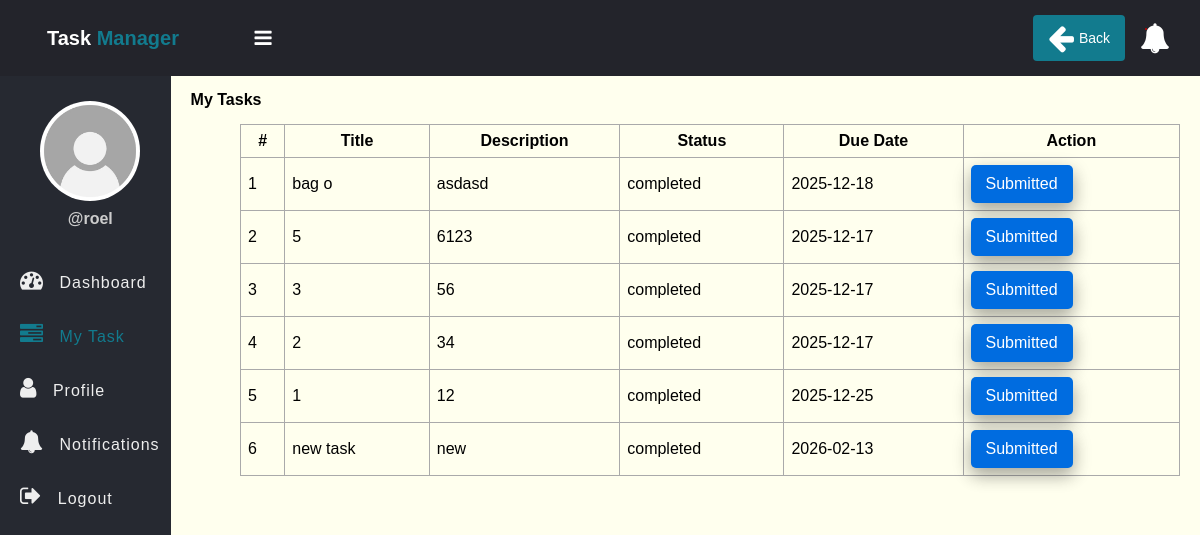
The page /my_task.php (signed in) on the database its author committed.
### tables this page shows
CREATE TABLE `tasks` (
  `id` int(11) NOT NULL,
  `title` varchar(100) NOT NULL,
  `description` text DEFAULT NULL,
  `assigned_to` int(11) DEFAULT NULL,
  `status` enum('pending','in_progress','completed','rejected') DEFAULT 'pending',
  `submission_file` varchar(255) DEFAULT NULL,
  `template_file` varchar(255) DEFAULT NULL,
  `review_comment` text DEFAULT NULL,
  `reviewed_by` int(11) DEFAULT NULL,
  `reviewed_at` timestamp NULL DEFAULT NULL,
  `created_at` timestamp NOT NULL DEFAULT current_timestamp(),
  `due_date` date NOT NULL
);

### app/model/Task.php (called while the page is built, shortened)
<?php
function get_all_tasks_by_id($conn, $id){
    $sql = "SELECT * FROM tasks WHERE assigned_to=? ORDER BY id DESC";
    $stmt = $conn->prepare($sql);
    $stmt->execute([$id]);
    return $stmt->rowCount() > 0 ? $stmt->fetchAll() : 0;
}

### my_task.php (the view, shortened to what this page needs)
<?php
if (isset($_SESSION['role']) && isset($_SESSION['id'])) {
    include "DB_connection.php";
    include "app/Model/Task.php";
    include "app/Model/User.php";
    $tasks = get_all_tasks_by_id($conn, $_SESSION['id']);
 ?>
<!DOCTYPE html>
<html>
<head>
	<link rel="stylesheet" href="https://stackpath.bootstrapcdn.com/font-awesome/4.7.0/css/font-awesome.min.css">
	<link rel="stylesheet" href="css/style.css">
</head>
<body>
	<?php include "inc/header.php" ?>
	<div class="body">
		<?php include "inc/nav.php" ?>
		<section class="section-1">
			<h4 class="title">My Tasks</h4>
			<?php if ($tasks != 0) { ?>
			<table class="main-table">
				<tr>
					<th>#</th>
					<th>Title</th>
					<th>Description</th>
					<th>Status</th>
					<th>Due Date</th>
					<th>Action</th>
				</tr>
				<?php $i=0; foreach ($tasks as $task) { ?>
				<tr>
					<td><?=++$i?></td>
					<td><?=$task['title']?></td>
					<td><?=$task['description']?></td>
					<td><?=$task['status']?></td>
	            <td><?=$task['due_date']?></td>
					<td>
                        <?php if ($task['status'] === 'completed') { ?>
                            <button class="edit-btn" disabled>Submitted</button>
                        <?php } else { ?>
						    <a href="edit-task-employee.php?id=<?=$task['id']?>" class="edit-btn">Edit</a>
                        <?php } ?>
					</td>
				</tr>
			   <?php	} ?>
			</table>
		<?php }else { ?>
			<h3>Empty</h3>
		<?php  }?>
		</section>
	</div>
</body>
</html>
<?php }else{
   $em = "First login";
   header("Location: login.php?error=$em");
   exit();
}
 ?>

### css/style.css (style rules this page uses)
* { padding: 0; margin: 0; box-sizing: border-box; font-family: arial, sans-serif; }
.body { display: flex; }
.section-1 { padding: 15px 20px; }
.section-1 .title { margin-bottom: 10px; }
.section-1 { width: 100%; background: #ffe; }
.main-table, .main-table tr, .main-table th, .main-table td { border: 1px solid #aaa; border-collapse: collapse; padding: 7px; }
.main-table { width: 95%; margin-top: 15px; margin-left: auto; margin-right: 0; }
.edit-btn { text-decoration: none; display: inline-block; padding-left: 10px; border: none; background: #006CE0; padding: 10px 15px; color: #fff; font-size: 16px; border-radius: 5px; cursor: pointer; outline: none; transition: background 1s; box-shadow: 0 8px 16px 0 rgba(0,0,0,0.2), 0 6px 20px 0 rgba(0,0,0,0.19); }

### rows shown on the page
tasks: title "bag o", description "asdasd", status "completed", due_date "2025-12-18", shows "Submitted"
tasks: title "5", description "6123", status "completed", due_date "2025-12-17", shows "Submitted"
tasks: title "3", description "56", status "completed", due_date "2025-12-17", shows "Submitted"
tasks: title "2", description "34", status "completed", due_date "2025-12-17", shows "Submitted"
tasks: title "1", description "12", status "completed", due_date "2025-12-25", shows "Submitted"
tasks: title "new task", description "new", status "completed", due_date "2026-02-13", shows "Submitted"

### other values the page prints
$_SESSION['username'] "roel"
